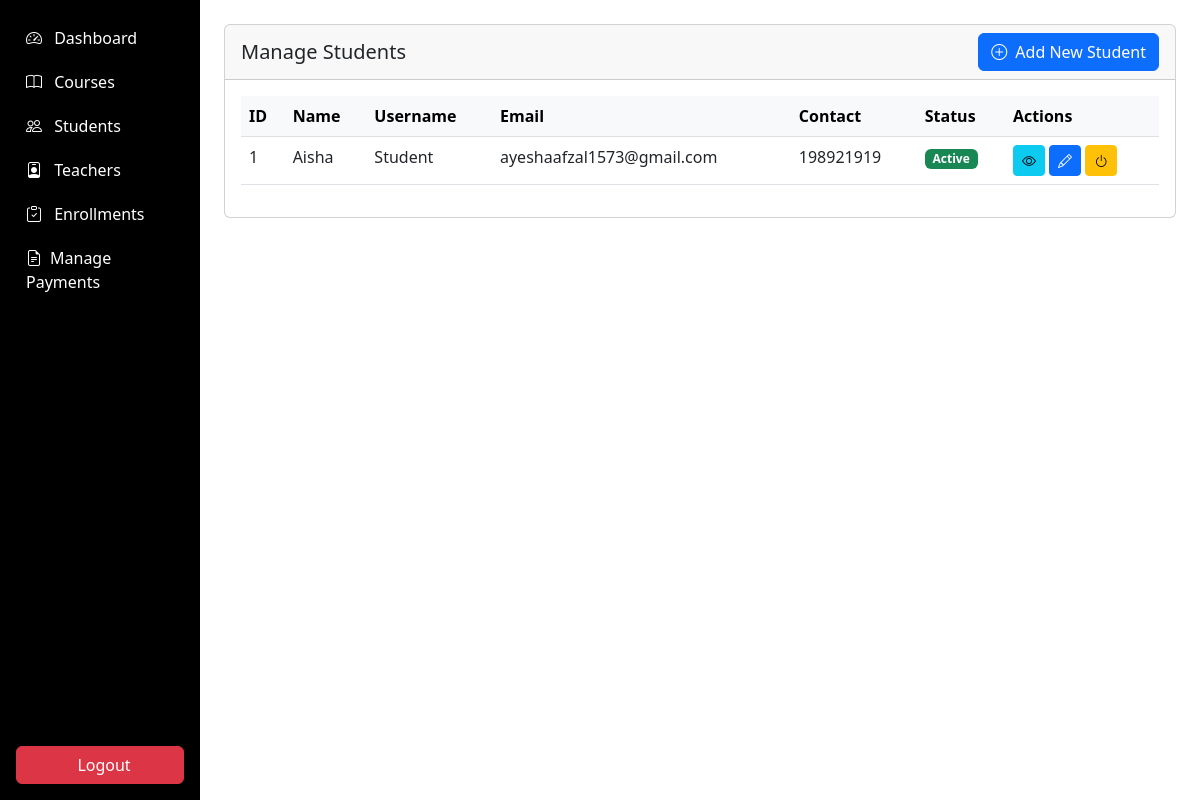
The app's page /admin/students/manage_students.php (signed in) with its own data.
### tables this page shows
CREATE TABLE `students` (
  `student_id` int(11) NOT NULL,
  `user_id` int(11) NOT NULL,
  `full_name` varchar(100) NOT NULL,
  `address` text DEFAULT NULL,
  `contact_number` varchar(20) DEFAULT NULL,
  `parent_name` varchar(100) DEFAULT NULL,
  `parent_contact` varchar(20) DEFAULT NULL,
  `previous_education` text DEFAULT NULL,
  `profile_image` varchar(255) DEFAULT NULL
);

CREATE TABLE `users` (
  `user_id` int(11) NOT NULL,
  `username` varchar(50) NOT NULL,
  `email` varchar(100) NOT NULL,
  `password` varchar(255) NOT NULL,
  `role` enum('admin','teacher','student') NOT NULL,
  `status` tinyint(1) DEFAULT 1,
  `created_at` timestamp NOT NULL DEFAULT current_timestamp(),
  `last_login` datetime DEFAULT NULL,
  `reset_token` varchar(255) DEFAULT NULL,
  `token_expiry` datetime DEFAULT NULL
);

### admin/students/manage_students.php (the view, shortened to what this page needs)
<?php
require_once '../../includes/auth.php';
$students = $db->query("
    SELECT s.*, u.email, u.username, u.status
    FROM students s
    JOIN users u ON s.user_id = u.user_id
    ORDER BY s.student_id DESC
")->fetchAll();
?>
<!DOCTYPE html>
<html lang="en">
<head>
</head>
<body>
     <div class="container-fluid">
  <div class="row">
    <nav class="col-md-2 d-none d-md-block p-0 bg-dark sidebar" id="sidebar">
      <?php include '../includes/sidebar.php'; ?>
    </nav>
        <main class="col-md-10 ms-sm-auto p-4">
                <div class="card mb-4">
                    <div class="card-header d-flex justify-content-between align-items-center">
                        <h5 class="mb-0">Manage Students</h5>
                        <a href="add_student.php" class="btn btn-primary">
                            <i class="bi bi-plus-circle me-1"></i> Add New Student
                        </a>
                    </div>
                    <div class="card-body">
                        <div class="table-responsive">
                            <table class="table table-hover">
                                <thead class="table-light">
                                    <tr>
                                        <th>ID</th>
                                        <th>Name</th>
                                        <th>Username</th>
                                        <th>Email</th>
                                        <th>Contact</th>
                                        <th>Status</th>
                                        <th>Actions</th>
                                    </tr>
                                </thead>
                                <tbody>
                                    <?php foreach ($students as $student): ?>
                                    <tr>
                                        <td><?= $student['student_id'] ?></td>
                                        <td><?= htmlspecialchars($student['full_name']) ?></td>
                                        <td><?= htmlspecialchars($student['username']) ?></td>
                                        <td><?= htmlspecialchars($student['email']) ?></td>
                                        <td><?= htmlspecialchars($student['contact_number']) ?></td>
                                        <td>
                                            <span class="badge bg-<?= $student['status'] ? 'success' : 'danger' ?>">
                                                <?= $student['status'] ? 'Active' : 'Inactive' ?>
                                            </span>
                                        </td>
                                        <td>
                                            <a href="view_student.php?id=<?= $student['student_id'] ?>" class="btn btn-sm btn-info" title="View">
                                                <i class="bi bi-eye"></i>
                                            </a>
                                            <a href="edit_student.php?id=<?= $student['student_id'] ?>" class="btn btn-sm btn-primary" title="Edit">
                                                <i class="bi bi-pencil"></i>
                                            </a>
                                            <a href="?toggle_status=<?= $student['student_id'] ?>" class="btn btn-sm btn-<?= $student['status'] ? 'warning' : 'success' ?>" title="<?= $student['status'] ? 'Deactivate' : 'Activate' ?>" onclick="return confirm('Are you sure want to change status of student?')">
                                                <i class="bi bi-power"></i>
                                            </a>
                                        </td>
                                    </tr>
                                    <?php endforeach; ?>
                                </tbody>
                            </table>
                        </div>
                    </div>
                </div>
            </div>
        </div>
</body>
</html>

### admin/includes/sidebar.php (style rules this page uses)
.sidebar { background-color:black; }

### records on screen
students: student_id "1", full_name "Aisha", user.username "Student", user.email "ayeshaafzal1573@gmail.com", contact_number "198921919"
